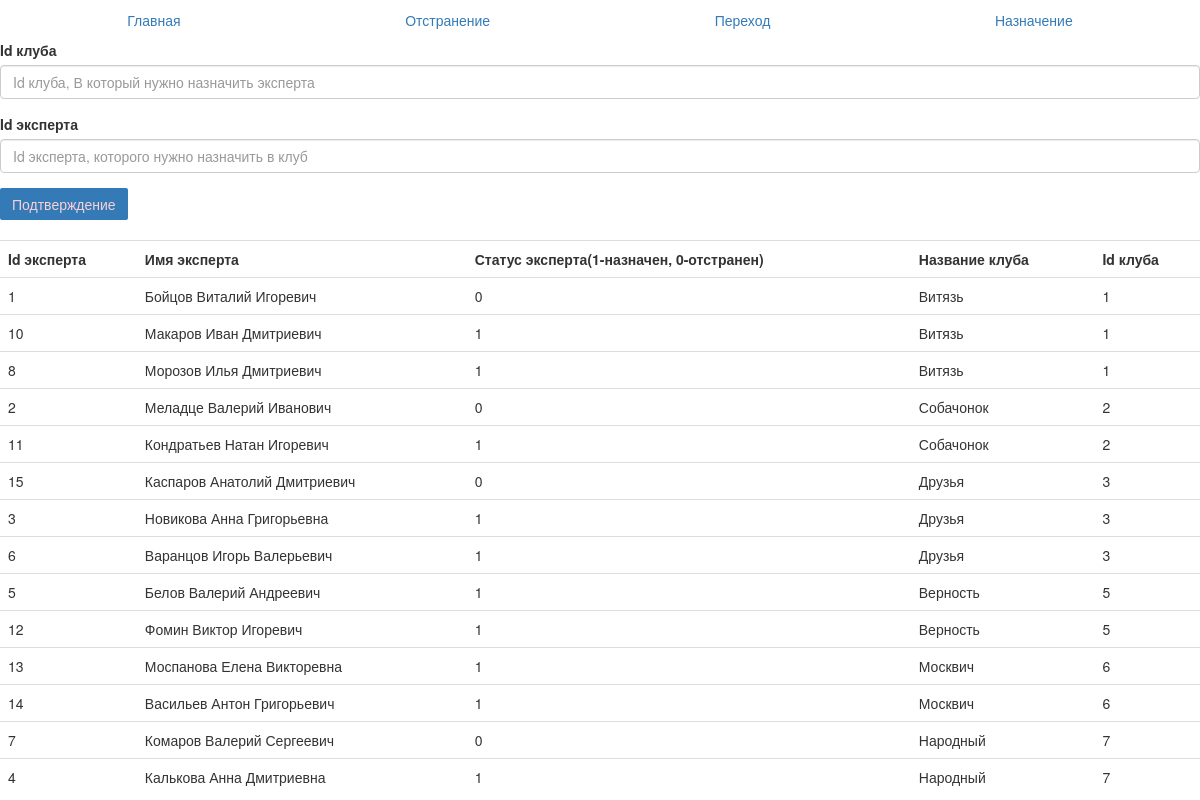
/Test/purpose.php, run on the app's committed database.
### tables this page shows
CREATE TABLE `experts` (
  `id` smallint(5) UNSIGNED NOT NULL,
  `Club_id` int(10) UNSIGNED DEFAULT NULL,
  `Ring_Number` int(10) UNSIGNED DEFAULT NULL,
  `Name_expert` varchar(255) NOT NULL,
  `Status` tinyint(1) DEFAULT '1' COMMENT '1 - Работает, 0 - отстранен'
);

CREATE TABLE `club` (
  `id` int(10) UNSIGNED NOT NULL,
  `Name_club` varchar(255) NOT NULL,
  `Numbers` mediumint(8) UNSIGNED NOT NULL
);

### Test/purpose.php (the view, shortened to what this page needs)
<!DOCTYPE html>
<html>
<head>
    <link rel="stylesheet" href="1.css">
    <link rel="stylesheet" href="https://maxcdn.bootstrapcdn.com/bootstrap/3.3.6/css/bootstrap.min.css">
</head>
<body>
<div class="container-fluid">
    <ul class="nav nav-justified">
        <li><a href="index.html">Главная</a></li>
        <li><a href="Dismiss.php">Отстранение</a></li>
        <li><a href="Transition.php">Переход</a></li>
        <li><a href="purpose.php">Назначение</a></li>
    </ul>
</div>
<form action="purpose_check.php" method="post">
    <div class="form-group">
        <label for="exampleInputEmail1">Id клуба</label>
        <input type="text" name="Id_club" class="form-control" id="exampleInputEmail1" placeholder="Id клуба, В который нужно назначить эксперта">
    </div>
<form action="purpose_check.php" method="post">
    <div class="form-group">
        <label for="exampleInputEmail1">Id эксперта</label>
        <input type="text" name="Id_expert" class="form-control" id="exampleInputEmail1" placeholder="Id эксперта, которого нужно назначить в клуб">
    </div>
    <button type="submit" name="submit" class="btn btn-primary">Подтверждение</button>
</form>
<br>
<?php
$settings = [
    'host' => 'localhost',
    'user' => 'root',
    'password' => '',
    'db_name' =>'coursework'
];
$link = mysqli_connect($settings['host'],$settings['user'],$settings['password'],$settings['db_name']);
mysqli_set_charset ($link , 'utf8');
$query = "SELECT experts.id, experts.Name_expert, experts.Status, club.Name_club, club.id  FROM experts INNER JOIN club ON experts.Club_id = club.id ORDER BY club.id";
$result = mysqli_query($link, $query) or die("Ошибка".mysqli_error($link));
if($res === false)
{
    echo mysqli_error($link);
}
else
{
    $rows = mysqli_num_rows($result);
    echo "<table class=\"table\"><tr><th>Id эксперта</th><th>Имя эксперта</th><th>Статус эксперта(1-назначен, 0-отстранен)</th><th>Название клуба</th><th>Id клуба</th></tr>";
    for($i = 0; $i < $rows ; ++$i)
    {
        $row = mysqli_fetch_row($result);
        echo "<tr>";
        for ($j = 0 ; $j < 5 ; ++$j) echo "<td>$row[$j]</td>";
        echo "</tr>";
    }
    echo "</table>";
}
?>
</body>
</html>

### Test/1.css (style rules this page uses)
body { font-family: 'Roboto', sans-serif; font-weight: 300; background-color: #c4d0ff; height: 100vh; }
.btn.btn-primary { border-radius: 2px; border: 0px; color: #fbd1d5; text-shadow: none; }

### data on the page
experts: id "1", Name_expert "Бойцов Виталий Игоревич", Status "0"
club: Name_club "Витязь", id "1"
experts: id "10", Name_expert "Макаров Иван Дмитриевич", Status "1"
experts: id "8", Name_expert "Морозов Илья Дмитриевич", Status "1"
experts: id "2", Name_expert "Меладце Валерий Иванович", Status "0"
club: Name_club "Собачонок", id "2"
experts: id "11", Name_expert "Кондратьев Натан Игоревич", Status "1"
experts: id "15", Name_expert "Каспаров Анатолий Дмитриевич", Status "0"
club: Name_club "Друзья", id "3"
experts: id "3", Name_expert "Новикова Анна Григорьевна", Status "1"
experts: id "6", Name_expert "Варанцов Игорь Валерьевич", Status "1"
experts: id "5", Name_expert "Белов Валерий Андреевич", Status "1"
club: Name_club "Верность", id "5"
experts: id "12", Name_expert "Фомин Виктор Игоревич", Status "1"
experts: id "13", Name_expert "Моспанова Елена Викторевна", Status "1"
club: Name_club "Москвич", id "6"
experts: id "14", Name_expert "Васильев Антон Григорьевич", Status "1"
experts: id "7", Name_expert "Комаров Валерий Сергеевич", Status "0"
club: Name_club "Народный", id "7"
experts: id "4", Name_expert "Калькова Анна Дмитриевна", Status "1"
